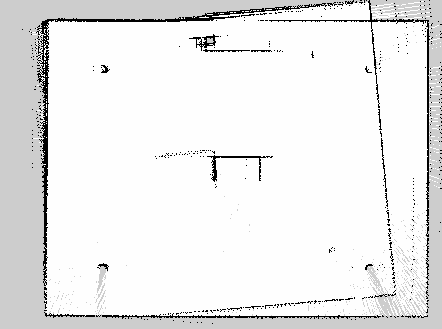
#> input picture ros_ws/src/robot_nav/maps/map_20261012_112835.pgm, 442 x 329 px
$ python -i ledctl.py   (imports and definitions only)
#> lines starting #> are read from the running program, lines starting #| are printed output that depends on the picture
"""LEDCanvas（iLEDCanvas）16x32 蓝牙 LED 软屏控制库。

协议从 LEDCanvas v1.6.3（com.led.ledcanvas）反编译得到：
  - 控制服务 C820：C821 写命令，C822 写大块数据，C823 notify 回复
  - AE00 是杰理 OTA（刷固件）通道，这里不碰
  - 每条命令 = 负载 + CRC16/MODBUS（初值 0xFFFF，多项式 0xA001），CRC 大端
  - 图片/动画直接发 32x16 的 GIF 文件，屏自己解码

不依赖 ROS，可以单独用：

    import asyncio
    from led_display.ledctl import LedPanel

    async def main():
        async with LedPanel() as led:
            await led.show_text("你好 hello")
    asyncio.run(main())
"""

import asyncio
import io
import os
import struct
import time

ADDRESS = "7D:39:31:D9:32:FE"
WIDTH, HEIGHT = 32, 16

CHAR_CMD = "0000c821-0000-1000-8000-00805f9b34fb"
CHAR_DATA = "0000c822-0000-1000-8000-00805f9b34fb"
CHAR_NOTIFY = "0000c823-0000-1000-8000-00805f9b34fb"

# 字体按顺序找；cusong16.ttf 是 LEDCanvas 自带的 16 点阵宋体，有版权，不进仓库，手动拷到第一个位置
FONT_CANDIDATES = [
    os.path.expanduser("~/max_robot/fonts/cusong16.ttf"),
    "/usr/share/fonts/truetype/wqy/wqy-microhei.ttc",
    "/usr/share/fonts/opentype/noto/NotoSansCJK-Regular.ttc",
    "/usr/share/fonts/truetype/droid/DroidSansFallbackFull.ttf",
]


# [7 lines left out: function crc16, not called in this run]


def _crc32c_table():
    table = []
    for i in range(256):
        c = i
        for _ in range(8):
            c = (c >> 1) ^ 0x82F63B78 if c & 1 else c >> 1
        table.append(c)
    return table


_CRC32C = _crc32c_table()


# [28 lines left out: functions crc32c, frame, gif_chunks, find_font, not called in this run]


def prepare_gif(path: str, fit: str = "contain", max_frames: int = 60) -> bytes:
    """任意图片/GIF 转成屏能用的 32x16 GIF。

    fit: contain（等比缩放，留黑边）/ cover（等比裁剪铺满）/ stretch（拉伸）
    """
#> called with fit = 'contain', max_frames = 60
    from PIL import Image, ImageSequence

    src = Image.open(path)
#> src is the input picture: PIL image 442x329 L; min 0, max 254, mean 235.1
    frames, durations = [], []
    for i, f in enumerate(ImageSequence.Iterator(src)):
        if i >= max_frames:
            break
        rgba = f.convert("RGBA")
        bg = Image.new("RGBA", rgba.size, (0, 0, 0, 255))
        img = Image.alpha_composite(bg, rgba).convert("RGB")
        if fit == "stretch":
            img = img.resize((WIDTH, HEIGHT), Image.LANCZOS)
        else:
            scale = (min if fit == "contain" else max)(WIDTH / img.width, HEIGHT / img.height)
            w, h = max(1, round(img.width * scale)), max(1, round(img.height * scale))
            img = img.resize((w, h), Image.LANCZOS)
            canvas = Image.new("RGB", (WIDTH, HEIGHT))
            canvas.paste(img, ((WIDTH - w) // 2, (HEIGHT - h) // 2))
            img = canvas
        frames.append(img.quantize(colors=64))
        durations.append(max(20, f.info.get("duration", src.info.get("duration", 100)) or 100))
#> this loop made 1 pass
#> (scale, w, h) on pass 1: (0.0486, 21, 16)
#> pass 1, in prepare_gif, `img = img.resize((w, h), Image.LANCZOS)`:
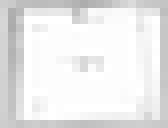
#> img: PIL image 21x16 RGB (shown 8 times larger); min 171, max 255, mean 234.5
#> after the loop:
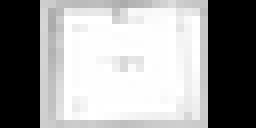
#> canvas: PIL image 32x16 RGB (shown 8 times larger); min 0, max 255, mean 153.9
#> after the loop, durations = [100]; frames = 1 item

    buf = io.BytesIO()
    frames[0].save(buf, format="GIF", save_all=True, append_images=frames[1:],
                   duration=durations, loop=0, disposal=1, optimize=False)
    return buf.getvalue()


# [57 lines left out: functions text_gif, eyes_gif, not called in this run]


class LedPanel:
    """一块屏的 BLE 连接。屏同一时间只接受一个连接，手机 App 要先断开。"""

    # [6 lines left out: function __init__, not called in this run]

    async def __aenter__(self):
        await self.connect()
        return self

    async def __aexit__(self, *exc):
        await self.disconnect()

    @property
    def connected(self) -> bool:
        return self.client is not None and self.client.is_connected

    async def connect(self):
        from bleak import BleakClient, BleakScanner

        # 已经被 BlueZ 连着的屏不再广播，扫不到就直接按地址连
        dev = await BleakScanner.find_device_by_address(self.address, timeout=5)
        self.client = BleakClient(dev or self.address, timeout=20)
        await self.client.connect()
        # BlueZ 要先 acquire 才知道协商后的 MTU，否则 bleak 一直报 23（每包只能放 7 字节）
        acquire = getattr(self.client._backend, "_acquire_mtu", None)
        if acquire:
            try:
                await acquire()
            except Exception as e:
                self._log(f"读不到 MTU（{e}），用 {self.client.mtu_size}")
        await self.client.start_notify(CHAR_NOTIFY, self._on_notify)
        self._log(f"已连接 {self.address}，MTU={self.client.mtu_size}")

    async def disconnect(self):
        if self.connected:
            await self.client.disconnect()

    def _log(self, msg):
        if self.verbose:
            self.log(msg)

    def _on_notify(self, _sender, data):
        self._log(f"  <- {bytes(data).hex(' ')}")
        self._rx.put_nowait(bytes(data))

    async def _write(self, char: str, data: bytes, response: bool = True):
        self._log(f"  -> {char[4:8]} {data.hex(' ')}")
        await self.client.write_gatt_char(char, data, response=response)

    async def send(self, payload: bytes, pad_to: int = 0):
        await self._write(CHAR_CMD, frame(payload, pad_to))

    async def _wait(self, match, timeout: float = 5.0) -> bytes:
        """等一条满足 match 的回复，其他的跳过。"""
        deadline = time.monotonic() + timeout
        while True:
            remaining = deadline - time.monotonic()
            if remaining <= 0:
                raise TimeoutError("屏没有回复")
            data = await asyncio.wait_for(self._rx.get(), remaining)
            if match(data):
                return data

    # ---- 简单命令 ----------------------------------------------------------

    async def brightness(self, level: int):
        """1..100"""
        await self.send(bytes([0, 1, 1, max(1, min(100, level))]))

    async def power(self, on: bool):
        await self.send(bytes([0, 3, 0, 1, 1 if on else 0]), pad_to=16)

    async def speed(self, value: int):
        """动画/滚动速度，App 里是 0..100。"""
        await self.send(bytes([0, 2, 0, 1, max(0, min(255, value))]), pad_to=16)

    async def rotate(self, flipped: bool):
        await self.send(bytes([81, 1, 1, 1 if flipped else 0]))

    async def clock(self, style: int = 0, h24: bool = True, show_date: bool = False):
        t = time.localtime()
        await self.send(bytes([14, 1, 10, style, int(h24), int(show_date)])
                        + struct.pack(">H", t.tm_year)
                        + bytes([t.tm_mon - 1, t.tm_mday - 1, t.tm_hour, t.tm_min, t.tm_sec]))

    # ---- GIF 上传 ----------------------------------------------------------

    async def send_gif(self, gif: bytes, slot: int = 0, timeout: float = 5.0):
        """上传 32x16 GIF 并显示。slot 0 = 立即显示（1..n 是播放列表位置）。"""
        while not self._rx.empty():
            self._rx.get_nowait()

        await self.send(bytes([8, 2, 5, slot]) + struct.pack(">I", crc32c(gif)))
        r = await self._wait(lambda d: len(d) >= 4 and d[0] in (8, 24) and d[1] == 2, timeout)
        if r[3] == 3:
            self._log("屏上已经是这个 GIF")
            return
        if r[3] != 1:
            raise RuntimeError(f"屏拒绝上传: {r.hex(' ')}")

        chunk = self.client.mtu_size - 26  # 同 App：getBleMtu() - 13，getBleMtu = MTU - 13
        chunk = chunk if chunk > 20 else 7
        packets = gif_chunks(gif, chunk)
        self._log(f"发送 {len(gif)} 字节，{len(packets)} 包，每包 <= {chunk}")
        for i, pkt in enumerate(packets):
            await self._write(CHAR_DATA, pkt, response=False)
            r = await self._wait(lambda d: len(d) >= 6 and d[0] == 1 and d[1] in (1, 2), timeout)
            if r[1] == 2:
                raise RuntimeError(f"第 {i} 包数据错误: {r.hex(' ')}")
            if r[5] != 1:
                raise RuntimeError(f"第 {i} 包没被接受: {r.hex(' ')}")

        await self.send(bytes([1, 2, 1, 1]))
        r = await self._wait(lambda d: len(d) >= 4 and d[0] == 1 and d[1] == 2, timeout)
        if r[3] != 1:
            raise RuntimeError(f"屏报校验错误: {r.hex(' ')}")

    async def show_image(self, path: str, fit: str = "contain"):
        await self.send_gif(prepare_gif(path, fit))

    async def show_text(self, text: str, color=(255, 0, 0), font_path=None):
        await self.send_gif(text_gif(text, color, font_path))

>>> result = prepare_gif('../../robot_nav/maps/map_20261012_112835.pgm')
